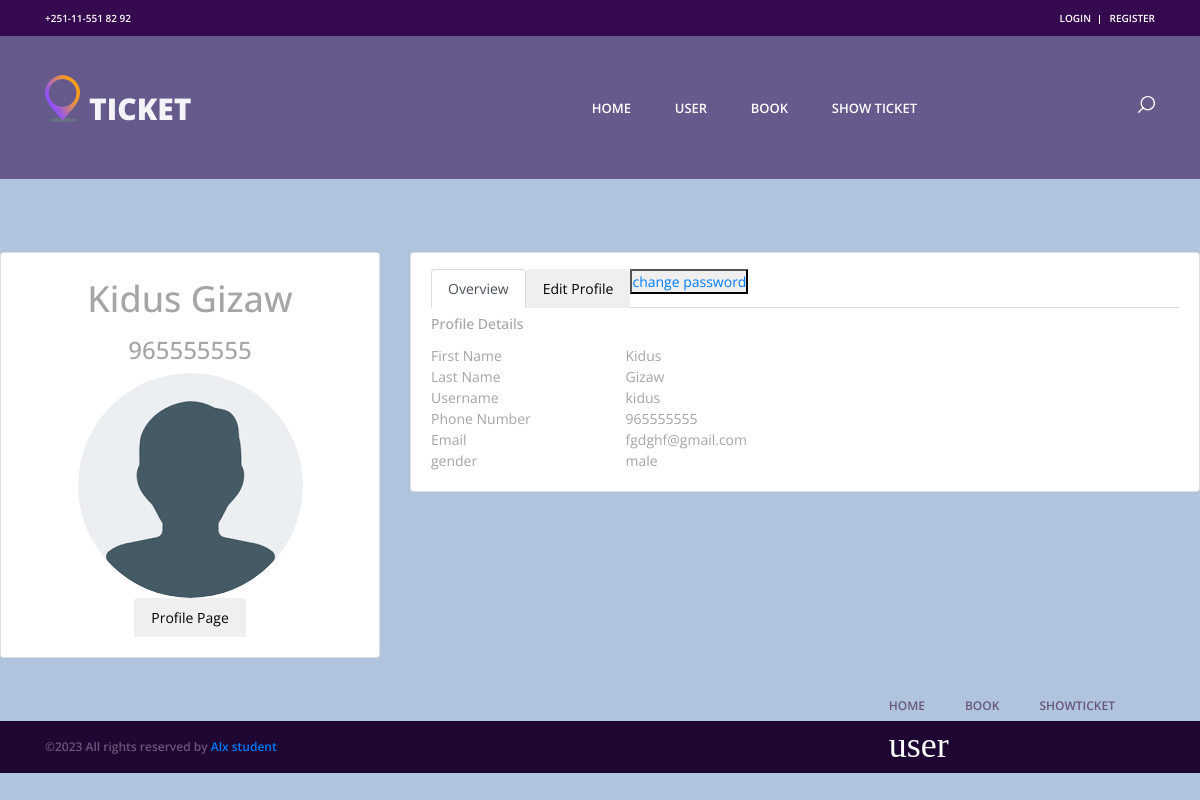
Page /profile (signed in) on the committed database.
### models/user.py (models this page shows, shortened)
class User(BaseModel, Base, UserMixin):
    password_length = (0, None)
    password_regex = None
    __tablename__ = 'users'
    fname = Column(String(20),nullable = False)
    lname = Column(String(20),nullable = False)
    username = Column(String(20),nullable = False,unique = True)
    password = Column(String(10),nullable = False)
    gender = Column(String(5),nullable = False)
    phone = Column(Integer,nullable = False)
    email = Column(String(30),nullable = False, unique = True)
    """
    tickets = relationship("Ticket", backref="users")
    """
    def __setattr__(self, name, value):
        if name == "password":
            value = md5(value.encode()).hexdigest()
        super().__setattr__(name, value)

### front_end/views.py (the view)
@views.route('/profile')
def profile():
    return render_template('profile.html', user=current_user)
    if __name__ == '__main__':
        app.run(debug=True)

### engine/db_storage.py (called while the page is built)
    def all(self, cls=None):
        if cls is None:
            objs = self.__session.query(User).all()
            objs.extend(self.__session.query(Bus).all())
            objs.extend(self.__session.query(Admin).all())
            objs.extend(self.__session.query(City).all())
            objs.extend(self.__session.query(Ticket).all())
            objs.extend(self.__session.query(Route).all())
        else:
            if type(cls) == str:
                cls = eval(cls)
            objs = self.__session.query(cls)
            print(objs)
        return {"{}.{}".format(type(o).__name__, o.id): o for o in objs}

    def close(self):
        self.__session.close()

    def get(self, cls, id):
        objs = self.all()
        try:
            key = cls.__name__ + '.' + id
            obj = objs[key]
            return obj
        except KeyError:
            return None

### front_end/__init__.py (called while the page is built)
@login_manager.user_loader
def load_user(id):
    return storage.get(User, id)

### front_end/templates/profile.html (shortened to what this page needs)
{% extends 'base.html' %}  {% block body_content %}
<main id="main" class="main">
  <section class="section profile">
    <div class="row">
      <div class="col-xl-4">
        <div class="card">
          <div
            class="card-body profile-card pt-4 d-flex flex-column align-items-center">
	    {% if user %}
	    <h2>{{ user.fname}} {{ user.lname}}</h2>
	    <h1> {{ username }}
            <h3>{{ user.phone }}</h3>
	    {% else %}
 	    <p>incorrect user.</p>
	    {% endif %}
            <img
              src="../static/images/pro.png"
              alt="Profile Picture"
              class="rounded-circle"
            />
            <ul class="nav nav-tabs nav-tabs-bordered">
              <li class="nav-item">
                <button class="nav-link" id="hide-order-listings">
                  Profile Page
                </button>
              </li>
            </ul>
          </div>
        </div>
      </div>
      <div class="col-xl-8">
        <div class="card">
          <div class="card-body pt-3">
            <ul class="nav nav-tabs nav-tabs-bordered">
              <li class="nav-item">
                <button
                  class="nav-link active"
                  data-bs-toggle="tab"
                  data-bs-target="#profile-overview"
                >
                  Overview
                </button>
              </li>
              <li class="nav-item">
                <button
                  class="nav-link"
                  data-bs-toggle="tab"
                  data-bs-target="#profile-edit"
                >
                  Edit Profile
                </button>
              </li>
	      <li class="nav-item">
	      <button input type="submit">
                <a href = "change_password"> change password </a>
		</button>
	      </li>
            </ul>
            <div class="tab-content pt-2">
              <div
                class="tab-pane fade show active profile-overview"
                id="profile-overview"
              >
                <h5 class="card-title">Profile Details</h5>
                <div class="row">
                  <div class="col-lg-3 col-md-4 label">First Name</div>
		  <div class="col-lg-9 col-md-8">{{ user.fname }}</div>
                </div>
                <div class="row">
                  <div class="col-lg-3 col-md-4 label">Last Name</div>
		  <div class="col-lg-9 col-md-8">{{ user.lname }}</div>
                </div>
                <div class="row">
                  <div class="col-lg-3 col-md-4 label">Username</div>
		  <div class="col-lg-9 col-md-8">{{ user.username }}</div>
                </div>
                <div class="row">
                  <div class="col-lg-3 col-md-4 label">Phone Number</div>
		  <div class="col-lg-9 col-md-8">{{ user.phone}}</div>
                </div>
                <div class="row">
                  <div class="col-lg-3 col-md-4 label">Email</div>
		  <div class="col-lg-9 col-md-8">{{ user.email}}</div>
                </div>
                <div class="row">
                  <div class="col-lg-3 col-md-4 label">gender</div>
		  <div class="col-lg-9 col-md-8">{{ user.gender}}</div>
                </div>
              </div>
            </div>
          </div>
        </div>
      </div>
    </div>
  </section>
</main>
{% endblock %}

### front_end/static/styles/main_styles.css (style rules this page uses)
* { margin: 0; padding: 0; -webkit-font-smoothing: antialiased; -webkit-text-shadow: rgba(0,0,0,.01) 0 0 1px; text-shadow: rgba(0,0,0,.01) 0 0 1px; }
body { font-family: 'Open Sans', sans-serif; font-size: 14px; font-weight: 400; background: #FFFFFF; color: #a5a5a5; }
div { display: block; position: relative; -webkit-box-sizing: border-box; -moz-box-sizing: border-box; box-sizing: border-box; }
ul { list-style: none; margin-bottom: 0px; }
a, a:hover, a:visited, a:active, a:link { text-decoration: none; -webkit-font-smoothing: antialiased; -webkit-text-shadow: rgba(0,0,0,.01) 0 0 1px; text-shadow: rgba(0,0,0,.01) 0 0 1px; }
h1 { font-size: 48px; }
h2 { font-size: 36px; }
h3 { font-size: 24px; }
h5 { font-size: 14px; }
h1, h2, h3, h4, h5, h6 { font-family: 'Open Sans', sans-serif; -webkit-font-smoothing: antialiased; -webkit-text-shadow: rgba(0,0,0,.01) 0 0 1px; text-shadow: rgba(0,0,0,.01) 0 0 1px; }
section { display: block; position: relative; box-sizing: border-box; }

### rows in the picture
User: fname "Kidus", lname "Gizaw", phone "965555555", username "kidus", email "fgdghf@gmail.com", gender "male"
